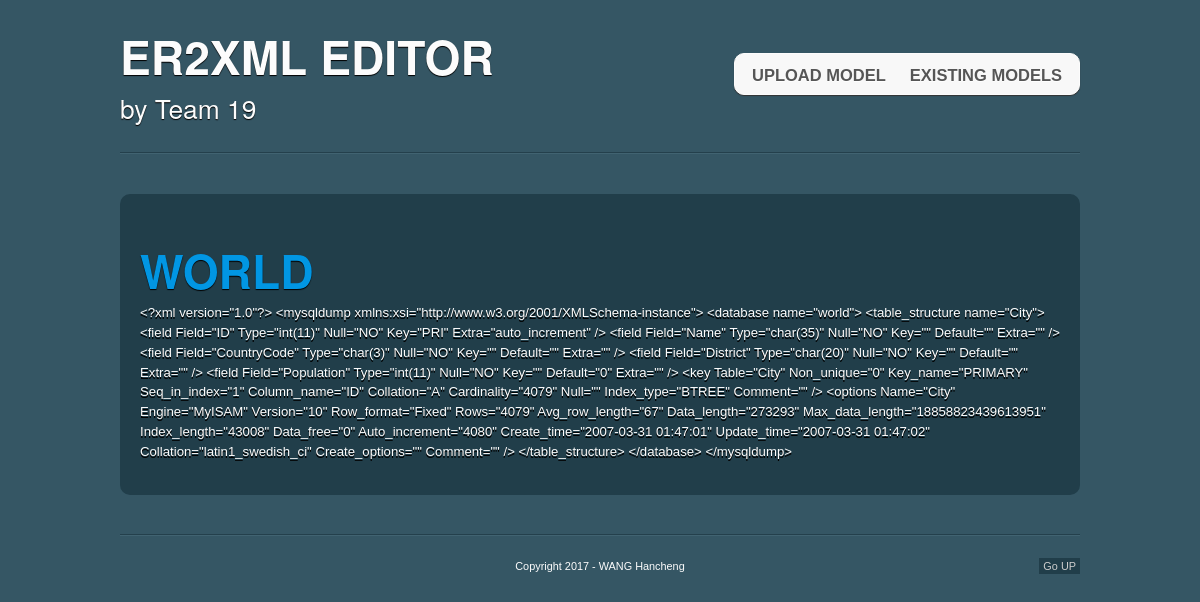
The app's page /model/1/ with its own data.
### ER2XML/models.py (models this page shows, shortened)
class ERModel(models.Model):
    name = models.CharField(max_length=200)
    text = models.TextField()

### ER2XML/views.py (the view)
# urls.py: url(r'^model/(?P<pk>\d+)/$', views.model_detail, name='model_detail'),
def model_detail(request, pk):
    model = get_object_or_404(ERModel, pk=pk)
    return render(request, 'ER2XML/model_detail.html', {'model': model})

### ER2XML/templates/ER2XML/model_detail.html
{% extends 'ER2XML/base.html' %}
{% block content %}
    <article>
        <h1><a href="{% url 'model_detail' pk=model.pk %}">{{ model.name }}</a></h1>
        <p>{{ model.text }}</p>
    </article>
{% endblock %}

### ER2XML/static/css/styles.css (style rules this page uses)
* { margin:0; padding:0; }
header,footer, article,section, hgroup,nav, figure { display:block; }
body { font-size:0.825em; color:#fcfcfc; background-color:#355664; font-family:Arial, Helvetica, sans-serif; }
a, a:visited { color:#0196e3; text-decoration:none; outline:none; }
h1,h2,h3 { font-family:"Myriad Pro","Helvetica Neue",Helvetica,Arial,Sans-Serif; text-shadow:0 1px 1px black; }
h1 { font-size:3.5em; padding:0.5em 0 0; text-transform:uppercase; }
p { line-height:1.5em; padding-bottom:1em; }
nav, article, nav ul li a,figure { -moz-border-radius:10px; -webkit-border-radius:10px; border-radius:10px; }
article { background-color:#213E4A; margin:3em 0; padding:20px; text-shadow:0 2px 0 black; }

### records on screen
ERModel: name "WORLD", text "<?xml version=\"1.0\"?> <mysqldump xmlns:xsi=\"http://www.w3.org/2001/XMLSchema-instance\"> <database name=\"world\"> <table_structure name=\"City\"> <field Field=\"ID\" Type=\"int(11)\" Null=\"NO\" Key=\"PRI\" Extra=\"auto_increment\" /> <field Field=\"Name\" Type=\"char(35)\" Null=\"NO\" Key=\"\" Default=\"\" Extra=\"\" /> <field Field=\"CountryCode\" Type=\"char(3)\" Null=\"NO\" Key=\"\" Default=\"\" Extra=\"\" /> <field Field=\"District\" Type=\"char(20)\" Null=\"NO\" Key=\"\" Default=\"\" Extra=\"\" /> <field Field=\"Population\" Type=\"int(11)\" Null=\"NO\" Key=\"\" Default=\"0\" Extra=\"\" /> <key Table=\"City\" Non_unique=\"0\" Key_name=\"PRIMARY\" Seq_in_index=\"1\" Column_name=\"ID\" Collation=\"A\" Cardinality=\"4079\" Null=\"\" Index_type=\"BTREE\" Comment=\"\"…"
